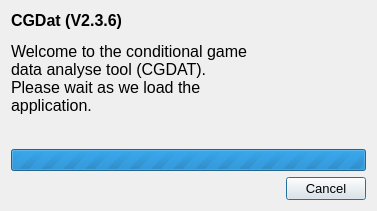
<?xml version="1.0" encoding="UTF-8"?>
<ui version="4.0">
 <class>splash_screen</class>
 <widget class="QDialog" name="splash_screen">
  <property name="geometry">
   <rect>
    <x>0</x>
    <y>0</y>
    <width>377</width>
    <height>211</height>
   </rect>
  </property>
  <property name="sizePolicy">
   <sizepolicy hsizetype="Preferred" vsizetype="Preferred">
    <horstretch>0</horstretch>
    <verstretch>0</verstretch>
   </sizepolicy>
  </property>
  <property name="minimumSize">
   <size>
    <width>350</width>
    <height>150</height>
   </size>
  </property>
  <property name="maximumSize">
   <size>
    <width>16777215</width>
    <height>1600000</height>
   </size>
  </property>
  <property name="windowTitle">
   <string>Please wait</string>
  </property>
  <layout class="QVBoxLayout" name="verticalLayout">
   <item>
    <layout class="QHBoxLayout" name="main_layout">
     <property name="spacing">
      <number>10</number>
     </property>
     <item>
      <layout class="QVBoxLayout" name="text_layout">
       <item>
        <widget class="QLabel" name="label">
         <property name="sizePolicy">
          <sizepolicy hsizetype="MinimumExpanding" vsizetype="MinimumExpanding">
           <horstretch>0</horstretch>
           <verstretch>0</verstretch>
          </sizepolicy>
         </property>
         <property name="text">
          <string>&lt;!DOCTYPE HTML PUBLIC &quot;-//W3C//DTD HTML 4.0//EN&quot; &quot;http://www.w3.org/TR/REC-html40/strict.dtd&quot;&gt;
&lt;html&gt;&lt;head&gt;&lt;meta name=&quot;qrichtext&quot; content=&quot;1&quot; /&gt;&lt;style type=&quot;text/css&quot;&gt;
p, li { white-space: pre-wrap; }
&lt;/style&gt;&lt;/head&gt;&lt;body style=&quot; font-family:'MS Shell Dlg 2'; font-size:16pt; font-weight:400; font-style:normal;&quot;&gt;
&lt;p style=&quot; margin-top:12px; margin-bottom:12px; margin-left:0px; margin-right:0px; -qt-block-indent:0; text-indent:0px;&quot;&gt;&lt;span style=&quot; font-size:12pt; font-weight:600;&quot;&gt;CGDat (V2.3.6)&lt;/span&gt;&lt;/p&gt;
&lt;p style=&quot; margin-top:12px; margin-bottom:12px; margin-left:0px; margin-right:0px; -qt-block-indent:0; text-indent:0px;&quot;&gt;&lt;span style=&quot; font-size:12pt;&quot;&gt;Welcome to the conditional game data analyse tool (CGDAT). Please wait as we load the application.&lt;/span&gt;&lt;/p&gt;&lt;/body&gt;&lt;/html&gt;</string>
         </property>
         <property name="alignment">
          <set>Qt::AlignLeading|Qt::AlignLeft|Qt::AlignTop</set>
         </property>
         <property name="wordWrap">
          <bool>true</bool>
         </property>
        </widget>
       </item>
      </layout>
     </item>
     <item>
      <layout class="QVBoxLayout" name="icon_layout">
       <property name="topMargin">
        <number>15</number>
       </property>
       <item>
        <widget class="QLabel" name="icon_holder">
         <property name="sizePolicy">
          <sizepolicy hsizetype="MinimumExpanding" vsizetype="MinimumExpanding">
           <horstretch>0</horstretch>
           <verstretch>0</verstretch>
          </sizepolicy>
         </property>
         <property name="minimumSize">
          <size>
           <width>100</width>
           <height>100</height>
          </size>
         </property>
         <property name="maximumSize">
          <size>
           <width>100</width>
           <height>100</height>
          </size>
         </property>
         <property name="font">
          <font>
           <pointsize>10</pointsize>
          </font>
         </property>
         <property name="text">
          <string/>
         </property>
         <property name="pixmap">
          <pixmap>../cgdat/static/media/CGDAT.png</pixmap>
         </property>
         <property name="scaledContents">
          <bool>true</bool>
         </property>
         <property name="wordWrap">
          <bool>true</bool>
         </property>
        </widget>
       </item>
       <item>
        <spacer name="verticalSpacer">
         <property name="orientation">
          <enum>Qt::Vertical</enum>
         </property>
         <property name="sizeHint" stdset="0">
          <size>
           <width>20</width>
           <height>0</height>
          </size>
         </property>
        </spacer>
       </item>
      </layout>
     </item>
    </layout>
   </item>
   <item>
    <widget class="QProgressBar" name="progress_bar">
     <property name="maximum">
      <number>0</number>
     </property>
     <property name="value">
      <number>0</number>
     </property>
     <property name="alignment">
      <set>Qt::AlignCenter</set>
     </property>
     <property name="invertedAppearance">
      <bool>false</bool>
     </property>
    </widget>
   </item>
   <item>
    <widget class="QDialogButtonBox" name="buttonBox">
     <property name="font">
      <font>
       <pointsize>10</pointsize>
      </font>
     </property>
     <property name="orientation">
      <enum>Qt::Horizontal</enum>
     </property>
     <property name="standardButtons">
      <set>QDialogButtonBox::Cancel</set>
     </property>
    </widget>
   </item>
  </layout>
 </widget>
 <resources/>
 <connections>
  <connection>
   <sender>buttonBox</sender>
   <signal>accepted()</signal>
   <receiver>splash_screen</receiver>
   <slot>accept()</slot>
   <hints>
    <hint type="sourcelabel">
     <x>248</x>
     <y>254</y>
    </hint>
    <hint type="destinationlabel">
     <x>157</x>
     <y>274</y>
    </hint>
   </hints>
  </connection>
  <connection>
   <sender>buttonBox</sender>
   <signal>rejected()</signal>
   <receiver>splash_screen</receiver>
   <slot>reject()</slot>
   <hints>
    <hint type="sourcelabel">
     <x>316</x>
     <y>260</y>
    </hint>
    <hint type="destinationlabel">
     <x>286</x>
     <y>274</y>
    </hint>
   </hints>
  </connection>
 </connections>
</ui>
